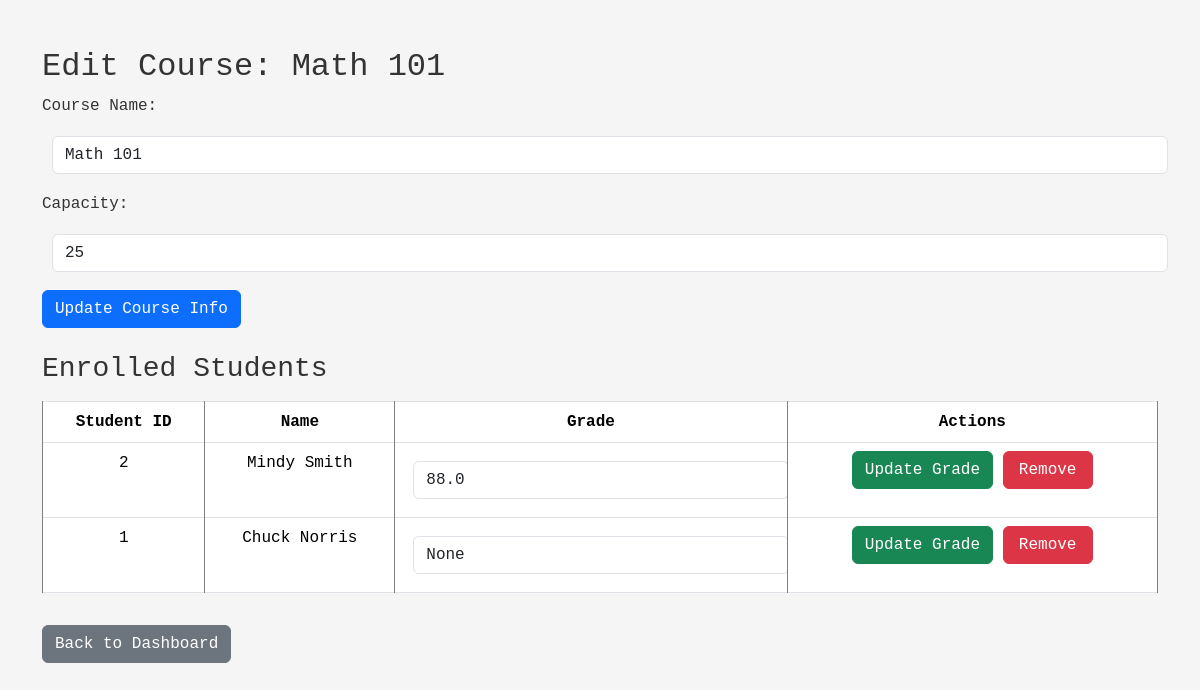
/admin/course/3/edit (signed in), run on the app's committed database.
### models.py (models this page shows, shortened)
class Course(db.Model):
    __tablename__ = 'courses'
    id = db.Column(db.Integer, primary_key=True)
    name = db.Column(db.String(100), nullable=False)
    description = db.Column(db.Text, nullable=True)
    capacity = db.Column(db.Integer, nullable=False, default=30)
    teacher_id = db.Column(db.Integer, db.ForeignKey('teachers.id'), nullable=False)
    enrollments = db.relationship('Enrollment', backref='course', lazy=True)

class Enrollment(db.Model):
    __tablename__ = 'enrollments'
    id = db.Column(db.Integer, primary_key=True)
    student_id = db.Column(db.Integer, db.ForeignKey('students.id'), nullable=False)
    course_id = db.Column(db.Integer, db.ForeignKey('courses.id'), nullable=False)
    grade = db.Column(db.Float, nullable=True)
    __table_args__ = (
        db.UniqueConstraint('student_id', 'course_id', name='unique_enrollment'),
    )

class Student(db.Model):
    __tablename__ = 'students'
    id = db.Column(db.Integer, primary_key=True)
    name = db.Column(db.String(100), nullable=False)
    email = db.Column(db.String(100), unique=True, nullable=False)
    password_hash = db.Column(db.String(200), nullable=False)
    enrollments = db.relationship('Enrollment', backref='student', lazy=True)

### app.py (the view)
@app.route("/admin/course/<int:course_id>/edit")
def admin_edit_course(course_id):
    course = Course.query.get_or_404(course_id)
    enrollments = Enrollment.query.filter_by(course_id=course_id).join(Student).all()
    course.enrollments = enrollments  # attach it dynamically
    return render_template("admin_edit.html", course=course)

### templates/admin_edit.html (shortened to what this page needs)
<!DOCTYPE html>
<html lang="en">
<head>
    <link href="https://cdn.jsdelivr.net/npm/bootstrap@5.3.2/dist/css/bootstrap.min.css" rel="stylesheet">
    <link rel="stylesheet" href="/static/css/style.css">
</head>
<body>
<div class="container mt-5">
  <h2>Edit Course: {{ course.name }}</h2>
  <div class="mb-4">
    <label for="courseName" class="form-label">Course Name:</label>
    <input type="text" id="courseName" class="form-control" value="{{ course.name }}" data-course-id="{{ course.id }}">
    <label for="courseCapacity" class="form-label mt-2">Capacity:</label>
    <input type="number" id="courseCapacity" class="form-control" value="{{ course.capacity }}" data-course-id="{{ course.id }}">
    <button id="updateCourseName" class="btn btn-primary mt-2">Update Course Info</button>
  </div>
  <h3>Enrolled Students</h3>
  {% if course.enrollments %}
  <table class="table table-bordered">
    <thead>
      <tr>
        <th>Student ID</th>
        <th>Name</th>
        <th>Grade</th>
        <th>Actions</th>
      </tr>
    </thead>
    <tbody>
      {% for enrollment in course.enrollments %}
      <tr data-enrollment-id="{{ enrollment.id }}">
        <td>{{ enrollment.student.id }}</td>
        <td>{{ enrollment.student.name }}</td>
        <td>
          <input type="text" class="form-control grade-input" value="{{ enrollment.grade }}">
        </td>
        <td>
          <button class="btn btn-success update-grade">Update Grade</button>
          <button class="btn btn-danger remove-student">Remove</button>
        </td>
      </tr>
      {% endfor %}
    </tbody>
  </table>
  {% else %}
    <p>No students enrolled yet.</p>
  {% endif %}
  <a href="{{ url_for('admin_dashboard') }}" class="btn btn-secondary mt-3">Back to Dashboard</a>
</div>
</body>
</html>

### static/css/style.css (style rules this page uses)
body { margin: 25px; background-color: whitesmoke; color: #333; font-family: 'Courier New', Courier, monospace; }
input { margin: 10px; padding: 6.7px; }
button { background-color: green; color: white; border: none; padding: 8px 12px; border-radius: 5px; cursor: pointer; }
table { width: 100%; border-collapse: collapse; margin-top: 15px; background-color: white; }
th, td { border: 1px solid gray; padding: 10px; text-align: center; }
th { background-color: green; color: white; }
.btn { min-width: 90px; }

### data on the page
Course: name "Math 101", capacity "25"
Enrollment: student.id "2", student.name "Mindy Smith", grade "88.0"
Enrollment: student.id "1", student.name "Chuck Norris", grade "None"
